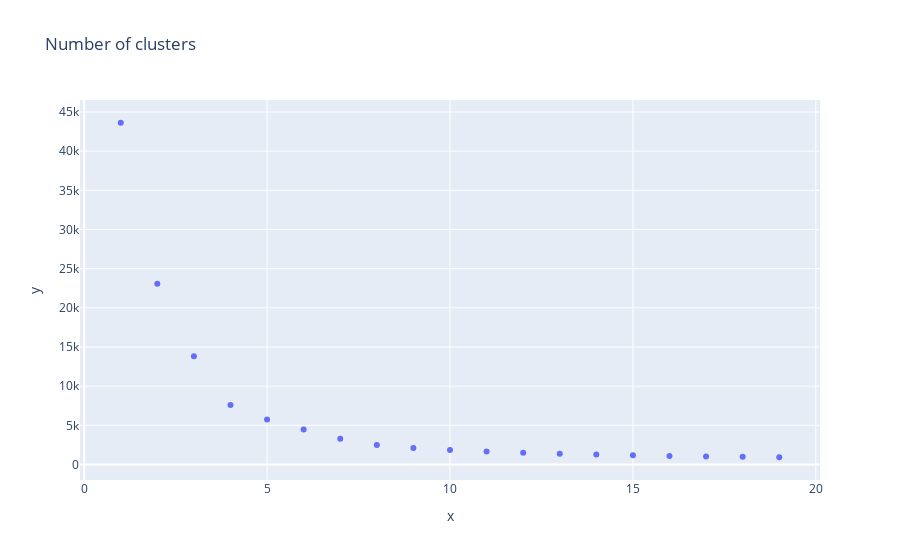

This figure's notebook cell:
### Code cell
fig = px.scatter(x=range(1, max_clusters),
            y=inertias[1:], title='Number of clusters')
fig.show()

### Figure 1 — Plotly figure (JSON) as saved in the notebook; plotly's stock layout.template omitted (floating-point values rounded to 4 significant figures)
{"data": [{"hovertemplate": "x=%{x}<br>y=%{y}<extra></extra>", "legendgroup": "", "marker": {"color": "#636efa", "symbol": "circle"}, "mode": "markers", "name": "", "orientation": "v", "showlegend": false, "type": "scatter", "x": [1, 2, 3, 4, 5, 6, 7, 8, 9, 10, 11, 12, 13, 14, 15, 16, 17, 18, 19], "xaxis": "x", "y": [43620.0, 23090.0, 13830.0, 7582.0, 5762.0, 4455.0, 3300.0, 2480.0, 2112.0, 1859.0, 1675.0, 1515.0, 1380.0, 1268.0, 1172.0, 1102.0, 1032.0, 986.1, 928.1], "yaxis": "y"}], "layout": {"legend": {"tracegroupgap": 0}, "title": {"text": "Number of clusters"}, "xaxis": {"anchor": "y", "domain": [0, 1], "title": {"text": "x"}}, "yaxis": {"anchor": "x", "domain": [0, 1], "title": {"text": "y"}}}}
